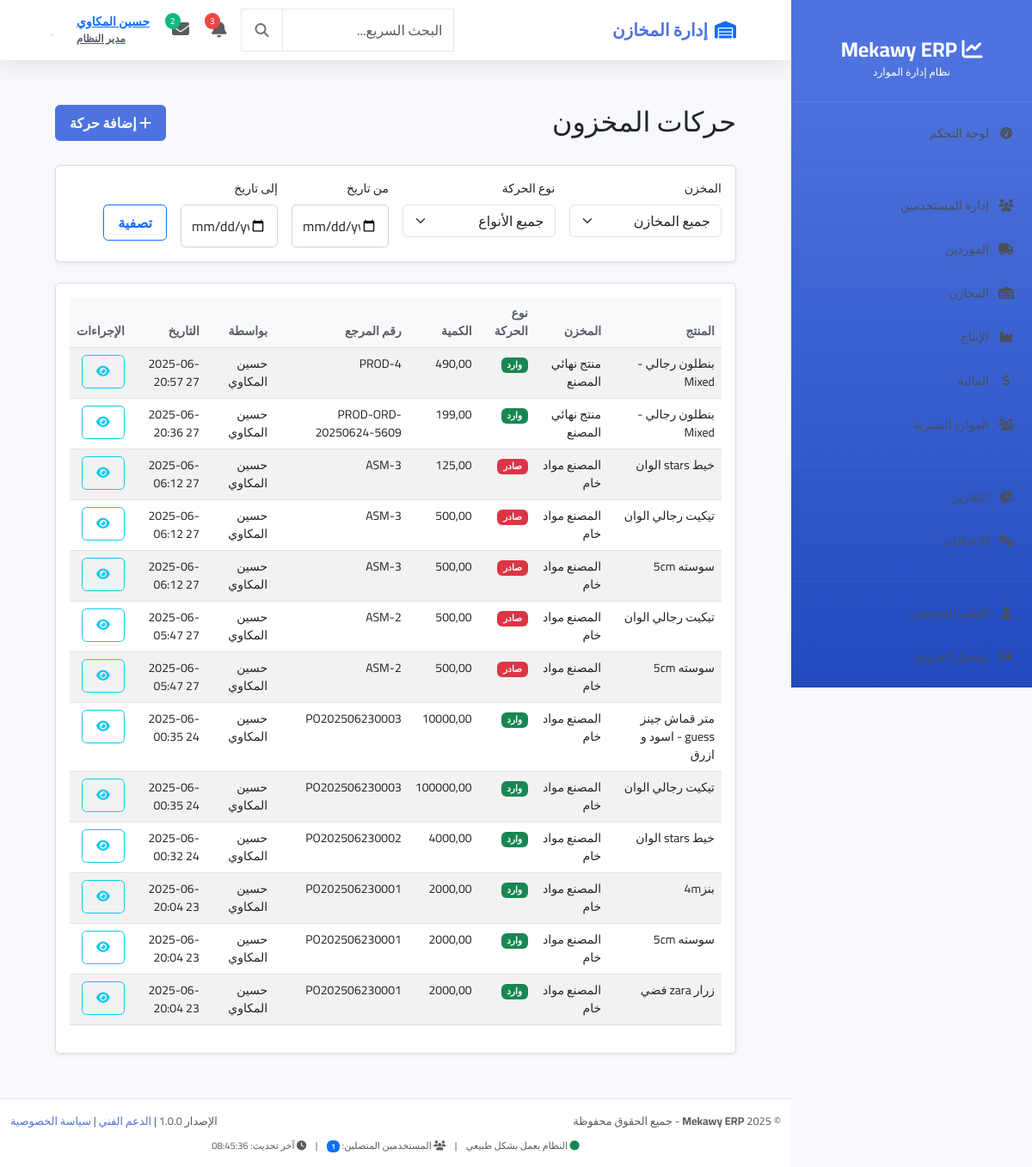
The page /warehouses/stock/movement/ (signed in) on the database its author committed.
### users/models.py (models this page shows, shortened)
class User(AbstractUser):
    ROLE_CHOICES = [
        ('admin', 'مدير النظام'),
        ('manager', 'مدير'),
        ('warehouse_manager', 'مدير المخازن'),
        ('warehouse_employee', 'موظف مخازن'),
        ('production_manager', 'مدير الإنتاج'),
        ('accountant', 'محاسب'),
        ('employee', 'موظف'),
        ('viewer', 'مشاهد فقط'),
    ]
    email = models.EmailField(unique=True, verbose_name="البريد الإلكتروني")
    phone = models.CharField(max_length=20, blank=True, null=True, verbose_name="رقم الهاتف")
    role = models.CharField(max_length=20, choices=ROLE_CHOICES, default='employee', verbose_name="الدور")
    department = models.CharField(max_length=100, blank=True, null=True, verbose_name="القسم")
    profile_picture = models.ImageField(upload_to='profile_pics/', blank=True, null=True, verbose_name="الصورة الشخصية")
    is_active = models.BooleanField(default=True, verbose_name="نشط")
    created_at = models.DateTimeField(auto_now_add=True, verbose_name="تاريخ الإنشاء")
    updated_at = models.DateTimeField(auto_now=True, verbose_name="آخر تحديث")
    USERNAME_FIELD = 'email'
    REQUIRED_FIELDS = ['username', 'first_name', 'last_name']
    class Meta:
        db_table = 'users_user'
        verbose_name = 'مستخدم'
        verbose_name_plural = 'المستخدمون'
    @property
    def full_name(self):
        return f"{self.first_name} {self.last_name}".strip()

### warehouses/models.py (models this page shows, shortened)
class StockMovement(models.Model):
    MOVEMENT_TYPES = [
        ('in', 'وارد'),
        ('out', 'صادر'),
        ('transfer', 'تحويل'),
        ('adjustment', 'تسوية'),
        ('return', 'مرتجع'),
    ]
    stock_item = models.ForeignKey(StockItem, on_delete=models.CASCADE, related_name='movements', verbose_name="عنصر المخزون")
    movement_type = models.CharField(max_length=20, choices=MOVEMENT_TYPES, verbose_name="نوع الحركة")
    quantity = models.DecimalField(max_digits=10, decimal_places=2, verbose_name="الكمية")
    reference_number = models.CharField(max_length=100, blank=True, verbose_name="رقم المرجع")
    notes = models.TextField(blank=True, verbose_name="ملاحظات")
    created_by = models.ForeignKey(User, on_delete=models.SET_NULL, null=True, verbose_name="أنشأ بواسطة")
    created_at = models.DateTimeField(auto_now_add=True, verbose_name="تاريخ الحركة")
    class Meta:
        ordering = ['-created_at']
        verbose_name = "حركة مخزون"
        verbose_name_plural = "حركات المخزون"

class StockItem(models.Model):
    warehouse = models.ForeignKey(Warehouse, on_delete=models.CASCADE, related_name='stock_items', verbose_name="المخزن")
    product = models.ForeignKey(Product, on_delete=models.CASCADE, related_name='stock_items', verbose_name="المنتج")
    quantity = models.DecimalField(max_digits=10, decimal_places=2, default=0, validators=[MinValueValidator(0)], verbose_name="الكمية")
    reserved_quantity = models.DecimalField(max_digits=10, decimal_places=2, default=0, validators=[MinValueValidator(0)], verbose_name="الكمية المحجوزة")
    location = models.CharField(max_length=100, blank=True, verbose_name="الموقع")
    last_updated = models.DateTimeField(auto_now=True, verbose_name="آخر تحديث")
    class Meta:
        unique_together = ['warehouse', 'product']
        verbose_name = "عنصر مخزون"
        verbose_name_plural = "عناصر المخزون"

class Product(models.Model):
    UNIT_CHOICES = [
        ('piece', 'قطعة'),
        ('dozen', 'دستة (12 قطعة)'),
        ('sarya6', 'ساريه (6 قطع)'),
        ('sarya4', 'ساريه (4 قطع)'),
        ('shk48', 'شيكارة (48 قطعة)'),
        ('shk30', 'شيكارة (30 قطعة)'),
        ('kg', 'كيلوجرام'),
        ('meter', 'متر'),
        ('roll', 'لفة'),
    ]
    PRODUCT_TYPES = [
        ('fabric', 'قماش'),
        ('thread', 'خيط'),
        ('button', 'أزرار'),
        ('zipper', 'سحاب'),
        ('accessory', 'إكسسوار'),
        ('finished', 'منتج نهائي'),
    ]
    name = models.CharField(max_length=200, verbose_name="اسم المنتج")
    code = models.CharField(max_length=50, unique=True, verbose_name="كود المنتج")
    barcode = models.CharField(max_length=100, blank=True, verbose_name="الباركود")
    category = models.ForeignKey(Category, on_delete=models.SET_NULL, null=True, verbose_name="الفئة")
    product_type = models.CharField(max_length=20, choices=PRODUCT_TYPES, default='fabric', verbose_name="نوع المنتج")
    cost_price = models.DecimalField(max_digits=10, decimal_places=2, default=0, verbose_name="سعر التكلفة")
    unit = models.CharField(max_length=20, choices=UNIT_CHOICES, default='piece', verbose_name="الوحدة")
    unit_new = models.ForeignKey(Unit, on_delete=models.PROTECT, null=True, blank=True, verbose_name="الوحدة الجديدة")
    selling_price = models.DecimalField(max_digits=10, decimal_places=2, default=0, verbose_name="سعر البيع")
    min_stock_level = models.PositiveIntegerField(default=0, verbose_name="الحد الأدنى للمخزون")
    is_active = models.BooleanField(default=True, verbose_name="نشط")
    created_at = models.DateTimeField(auto_now_add=True, verbose_name="تاريخ الإنشاء")
    class Meta:
        verbose_name = "منتج"
        verbose_name_plural = "المنتجات"

class Warehouse(models.Model):
    WAREHOUSE_TYPES = [
        ('raw_materials', 'مواد خام'),
        ('fabric', 'اقمشه'),
        ('finished_product', 'منتج نهائي'),
        ('other', 'اخري'),
    ]
    name = models.CharField(max_length=100, verbose_name="اسم المخزن")
    code = models.CharField(max_length=50, unique=True, verbose_name="كود المخزن")
    type = models.CharField(max_length=20, choices=WAREHOUSE_TYPES, default='other', verbose_name="نوع المخزن")
    description = models.TextField(blank=True, verbose_name="الوصف")
    manager = models.ForeignKey(User, on_delete=models.SET_NULL, null=True, blank=True, verbose_name="المدير")
    is_active = models.BooleanField(default=True, verbose_name="نشط")
    created_at = models.DateTimeField(auto_now_add=True, verbose_name="تاريخ الإنشاء")
    updated_at = models.DateTimeField(auto_now=True, verbose_name="آخر تعديل")
    class Meta:
        verbose_name = "مخزن"
        verbose_name_plural = "المخازن"

### warehouses/views.py (the view)
# urls.py: path('stock/movement/', views.StockMovementListView.as_view(), name='movement_list'),
class StockMovementListView(LoginRequiredMixin, ListView):
    model = StockMovement
    template_name = 'warehouses/movement_list.html'
    context_object_name = 'movements'
    paginate_by = 25
    def get_queryset(self):
        queryset = StockMovement.objects.select_related('stock_item__product', 'stock_item__warehouse', 'created_by').all()
        search = self.request.GET.get('search')
        if search:
            queryset = queryset.filter(
                Q(stock_item__product__name__icontains=search) |
                Q(stock_item__warehouse__name__icontains=search) |
                Q(reference_number__icontains=search)
            )
        movement_type = self.request.GET.get('movement_type')
        if movement_type:
            queryset = queryset.filter(movement_type=movement_type)
        warehouse = self.request.GET.get('warehouse')
        if warehouse:
            queryset = queryset.filter(stock_item__warehouse_id=warehouse)
        date_from = self.request.GET.get('date_from')
        date_to = self.request.GET.get('date_to')
        if date_from:
            queryset = queryset.filter(created_at__date__gte=date_from)
        if date_to:
            queryset = queryset.filter(created_at__date__lte=date_to)
        return queryset.order_by('-created_at')
    def get_context_data(self, **kwargs):
        context = super().get_context_data(**kwargs)
        context['movement_types'] = StockMovement.MOVEMENT_TYPES
        context['warehouses'] = Warehouse.objects.filter(is_active=True)
        context['filters'] = {
            'search': self.request.GET.get('search', ''),
            'movement_type': self.request.GET.get('movement_type', ''),
            'warehouse': self.request.GET.get('warehouse', ''),
            'date_from': self.request.GET.get('date_from', ''),
            'date_to': self.request.GET.get('date_to', ''),
        }
        return context

### templates/warehouses/movement_list.html (shortened to what this page needs)
{% extends 'warehouses/base.html' %}
{% load static %}
{% block warehouse_content %}
<div class="container-fluid">
    <div class="row mb-4">
        <div class="col-md-8">
            <h2>حركات المخزون</h2>
        </div>
        <div class="col-md-4 text-end">
            {% if user.role in 'admin,warehouse_manager,warehouse_employee' %}
            <a href="{% url 'warehouses:movement_add' %}" class="btn btn-primary">
                <i class="fas fa-plus"></i> إضافة حركة
            </a>
            {% endif %}
        </div>
    </div>
    <div class="card mb-4">
        <div class="card-body">
            <form method="get" class="row g-3">
                <div class="col-md-3">
                    <label class="form-label">المخزن</label>
                    <select name="warehouse" class="form-select">
                        <option value="">جميع المخازن</option>
                    </select>
                </div>
                <div class="col-md-3">
                    <label class="form-label">نوع الحركة</label>
                    <select name="movement_type" class="form-select">
                        <option value="">جميع الأنواع</option>
                    </select>
                </div>
                <div class="col-md-2">
                    <label class="form-label">من تاريخ</label>
                    <input type="date" name="date_from" class="form-control" value="{{ request.GET.date_from }}">
                </div>
                <div class="col-md-2">
                    <label class="form-label">إلى تاريخ</label>
                    <input type="date" name="date_to" class="form-control" value="{{ request.GET.date_to }}">
                </div>
                <div class="col-md-2">
                    <label class="form-label">&nbsp;</label>
                    <button type="submit" class="btn btn-outline-primary d-block">تصفية</button>
                </div>
            </form>
        </div>
    </div>
    <div class="card">
        <div class="card-body">
            <div class="table-responsive">
                <table class="table table-striped table-hover">
                    <thead>
                        <tr>
                            <th>المنتج</th>
                            <th>المخزن</th>
                            <th>نوع الحركة</th>
                            <th>الكمية</th>
                            <th>رقم المرجع</th>
                            <th>بواسطة</th>
                            <th>التاريخ</th>
                            <th>الإجراءات</th>
                        </tr>
                    </thead>
                    <tbody>
                        {% for movement in movements %}
                        <tr>
                            <td>{{ movement.stock_item.product.name }}</td>
                            <td>{{ movement.stock_item.warehouse.name }}</td>
                            <td>
                                <span class="badge {% if movement.movement_type == 'in' %}bg-success{% elif movement.movement_type == 'out' %}bg-danger{% elif movement.movement_type == 'transfer' %}bg-info{% elif movement.movement_type == 'adjustment' %}bg-warning{% else %}bg-secondary{% endif %}">
                                    {{ movement.get_movement_type_display }}
                                </span>
                            </td>
                            <td>{{ movement.quantity }}</td>
                            <td>{{ movement.reference_number|default:"-" }}</td>
                            <td>{{ movement.created_by.get_full_name|default:movement.created_by.username }}</td>
                            <td>{{ movement.created_at|date:"Y-m-d H:i" }}</td>
                            <td>
                                <button class="btn btn-sm btn-outline-info" data-bs-toggle="modal" data-bs-target="#movementModal{{ movement.id }}">
                                    <i class="fas fa-eye"></i>
                                </button>
                            </td>
                        </tr>
                        {% empty %}
                        <tr>
                            <td colspan="8" class="text-center">لا توجد حركات مخزون</td>
                        </tr>
                        {% endfor %}
                    </tbody>
                </table>
            </div>
        </div>
    </div>
</div>
{% endblock %}

### templates/partials/navbar.html (shortened to what this page needs)
<nav class="navbar navbar-expand-lg">
    <div class="container-fluid px-3">
        <div class="navbar-brand mb-0 fw-bold fs-5">
            {% block page_title %}
                {% if request.resolver_match.url_name == 'index' %}
                    <i class="fas fa-tachometer-alt text-primary me-2"></i>لوحة التحكم
                {% elif 'users' in request.resolver_match.app_name %}
                    <i class="fas fa-users text-primary me-2"></i>إدارة المستخدمين
                {% elif 'suppliers' in request.resolver_match.app_name %}
                    <i class="fas fa-truck text-primary me-2"></i>إدارة الموردين
                {% elif 'warehouses' in request.resolver_match.app_name %}
                    <i class="fas fa-warehouse text-primary me-2"></i>إدارة المخازن
                {% elif 'production' in request.resolver_match.app_name %}
                    <i class="fas fa-industry text-primary me-2"></i>إدارة الإنتاج
                {% elif 'finance' in request.resolver_match.app_name %}
                    <i class="fas fa-chart-line text-primary me-2"></i>إدارة المالية
                {% elif 'hr' in request.resolver_match.app_name %}
                    <i class="fas fa-users-cog text-primary me-2"></i>الموارد البشرية
                {% else %}
                    <i class="fas fa-chart-line text-primary me-2"></i>Mekawy ERP
                {% endif %}
            {% endblock %}
        </div>
        <div class="d-flex align-items-center gap-2">
            <div class="search-container d-none d-md-block">
                <div class="input-group">
                    <input type="text" class="form-control search-input" placeholder="البحث السريع..." style="width: 200px;">
                    <button class="btn btn-outline-secondary search-btn" type="button">
                        <i class="fas fa-search"></i>
                    </button>
                </div>
            </div>
            <div class="dropdown">
                <button class="btn btn-link position-relative p-2" data-bs-toggle="dropdown">
                    <i class="fas fa-bell fs-5 text-muted"></i>
                    <span class="notification-badge">3</span>
                </button>
            </div>
            <div class="dropdown">
                <button class="btn btn-link position-relative p-2" data-bs-toggle="dropdown">
                    <i class="fas fa-envelope fs-5 text-muted"></i>
                    <span class="message-badge">2</span>
                </button>
            </div>
            <div class="dropdown">
                <button class="btn btn-link d-flex align-items-center gap-2 p-2" data-bs-toggle="dropdown">
                    <div class="user-info text-end d-none d-lg-block">
                        <div class="fw-semibold">{{ user.get_full_name|default:user.username }}</div>
                        <small class="text-muted">{{ user.get_role_display|default:"مستخدم" }}</small>
                    </div>
                    {% if user.profile_picture %}
                        <img src="{{ user.profile_picture.url }}" class="user-avatar" alt="{{ user.get_full_name }}">
                    {% else %}
                        <div class="user-avatar-placeholder">
                            {{ user.get_full_name|first|upper|default:"U" }}
                        </div>
                    {% endif %}
                </button>
            </div>
        </div>
    </div>
</nav>

### rows shown on the page
User: get_full_name "حسين المكاوي", role "مدير النظام", get_full_name|first "ح"
StockMovement: stock_item.product.name "بنطلون رجالي - Mixed", stock_item.warehouse.name "منتج نهائي المصنع", movement_type "وارد", quantity "490,00", reference_number "PROD-4", created_by.get_full_name "حسين المكاوي", created_at "2025-06-27 20:57"
StockMovement: stock_item.product.name "بنطلون رجالي - Mixed", stock_item.warehouse.name "منتج نهائي المصنع", movement_type "وارد", quantity "199,00", reference_number "PROD-ORD-20250624-5609", created_by.get_full_name "حسين المكاوي", created_at "2025-06-27 20:36"
StockMovement: stock_item.product.name "خيط stars الوان", stock_item.warehouse.name "المصنع مواد خام", movement_type "صادر", quantity "125,00", reference_number "ASM-3", created_by.get_full_name "حسين المكاوي", created_at "2025-06-27 06:12"
StockMovement: stock_item.product.name "تيكيت رجالي الوان", stock_item.warehouse.name "المصنع مواد خام", movement_type "صادر", quantity "500,00", reference_number "ASM-3", created_by.get_full_name "حسين المكاوي", created_at "2025-06-27 06:12"
StockMovement: stock_item.product.name "سوسته 5cm", stock_item.warehouse.name "المصنع مواد خام", movement_type "صادر", quantity "500,00", reference_number "ASM-3", created_by.get_full_name "حسين المكاوي", created_at "2025-06-27 06:12"
StockMovement: stock_item.product.name "تيكيت رجالي الوان", stock_item.warehouse.name "المصنع مواد خام", movement_type "صادر", quantity "500,00", reference_number "ASM-2", created_by.get_full_name "حسين المكاوي", created_at "2025-06-27 05:47"
StockMovement: stock_item.product.name "سوسته 5cm", stock_item.warehouse.name "المصنع مواد خام", movement_type "صادر", quantity "500,00", reference_number "ASM-2", created_by.get_full_name "حسين المكاوي", created_at "2025-06-27 05:47"
StockMovement: stock_item.product.name "متر قماش جينز guess - اسود و ازرق", stock_item.warehouse.name "المصنع مواد خام", movement_type "وارد", quantity "10000,00", reference_number "PO202506230003", created_by.get_full_name "حسين المكاوي", created_at "2025-06-24 00:35"
StockMovement: stock_item.product.name "تيكيت رجالي الوان", stock_item.warehouse.name "المصنع مواد خام", movement_type "وارد", quantity "100000,00", reference_number "PO202506230003", created_by.get_full_name "حسين المكاوي", created_at "2025-06-24 00:35"
StockMovement: stock_item.product.name "خيط stars الوان", stock_item.warehouse.name "المصنع مواد خام", movement_type "وارد", quantity "4000,00", reference_number "PO202506230002", created_by.get_full_name "حسين المكاوي", created_at "2025-06-24 00:32"
StockMovement: stock_item.product.name "بنز4m", stock_item.warehouse.name "المصنع مواد خام", movement_type "وارد", quantity "2000,00", reference_number "PO202506230001", created_by.get_full_name "حسين المكاوي", created_at "2025-06-23 20:04"
StockMovement: stock_item.product.name "سوسته 5cm", stock_item.warehouse.name "المصنع مواد خام", movement_type "وارد", quantity "2000,00", reference_number "PO202506230001", created_by.get_full_name "حسين المكاوي", created_at "2025-06-23 20:04"
StockMovement: stock_item.product.name "زرار zara فضي", stock_item.warehouse.name "المصنع مواد خام", movement_type "وارد", quantity "2000,00", reference_number "PO202506230001", created_by.get_full_name "حسين المكاوي", created_at "2025-06-23 20:04"

### other values the page prints
{{ online_users_count|default:"0" }} "1"
{{ last_update|default:"الآن" }} "08:45:36"
